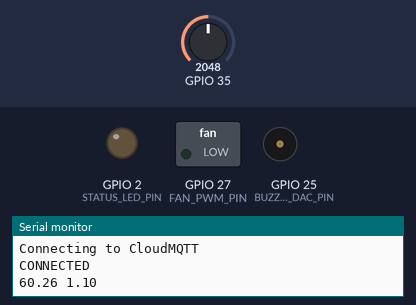
A sketch run on a simulated ESP32. Parts: switched loads named in the sketch (green lamp = pin HIGH), output pins drawn as LEDs (lit = HIGH), buzzer (waves = sounding, pin HIGH), the last lines printed to the serial monitor. The inputs (shaded band) are chosen by the test bench; at power-on: GPIO 35 = 2048. WiFi joins after 1.5 s; servers stay silent unless stated; no MQTT or app messages arrive unless stated.

Above: at 4.3 s.
4.4 s: GPIO 35 set to 1656
7.4 s: GPIO 35 set to 1531
At 7.9 s:
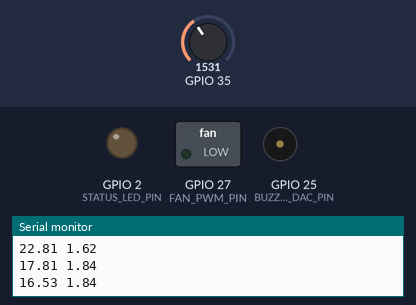
10.5 s: GPIO 35 set to 4095
At 11.57 s:
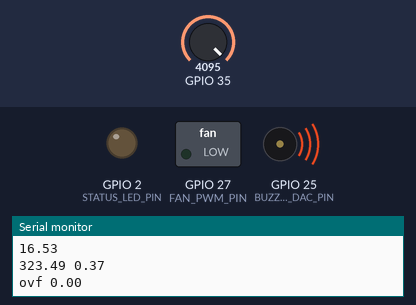
Timing chart, 0 to 20.5 s (numbered marks = the images above; inputs shaded):
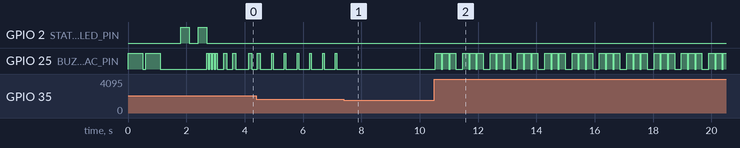

The sketch:

ESp32-Analog.ino
```cpp
#include <WiFi.h>
#include  <PubSubClient.h>
#include "gas.h"

#define FAN_PWM_PIN      27
#define BUZZER_DAC_PIN   25
#define STATUS_LED_PIN   2
#define MQTT_PUB_DELAY   (5*1000)

const char* ssid           = "Robi-IOT";
const char* password       = "R0b1IoT#";
const int   mqttPort       = 15755;
const char* mqttUser       = "ksnkwraf";
const char* mqttPassword   = "5zsEpwhhNpDF";
const char* mqttServer     = "m14.cloudmqtt.com";
const char* mqttClientID   = "9C6C03A4AE30";
const char* mqttPubTopic   = "GasMonitor/9C6C03A4AE30/Sensor/MQ/5";
const char* mqttSubTopic   = "GasMonitor/9C6C03A4AE30/cmd";

String mqttpayload         = "10000.000"; //ppm
unsigned long  Now         = 0;
unsigned long  Then        = 0;

WiFiClient                   espClient;
PubSubClient                 client(espClient);


//============forward declarations=============

void beep(int duty=100, int interval=200, int beepNumbers=2)
{
   for(int i=0; i<beepNumbers; i++)
   {
      digitalWrite(BUZZER_DAC_PIN, HIGH);
      delay(duty);
      digitalWrite(BUZZER_DAC_PIN, LOW);
      if(i==beepNumbers) break;
      delay(interval);
   }
}


//======================SETUP===========================
void setup()
{
  //===================================
  pinMode(AN_SENSOR_0,     INPUT);
  pinMode(BUZZER_DAC_PIN, OUTPUT);
  pinMode(FAN_PWM_PIN,    OUTPUT);
  pinMode(STATUS_LED_PIN, OUTPUT);

  Serial.begin(115200);
  Serial.println("\n\n\n\n___________________________\n");
  beep(500,100,2);
  //===================================

  connectWiFi();
  client.setServer(mqttServer, mqttPort);
  client.setCallback(callback);
}


void loop()
{
  //=========================
  getAvgGasLevel();
  Serial.print(MQ_LPG_PPM);
  Serial.print(" ");
  Serial.println(MQ_RS_R0);
  addPPMToPayload();
  if(MQ_LPG_PPM > MQ_LPG_LTH && MQ_LPG_PPM < MQ_LPG_ATH)
    beep(50, 200, 1);
  else if(MQ_LPG_PPM > MQ_LPG_ATH && MQ_LPG_PPM < MQ_LPG_CTH)
    beep(100, 200, 2);
  else if(MQ_LPG_PPM > MQ_LPG_CTH)
    beep(200, 50, 3);
  //=========================

  client.loop();
  while(!client.connected())
  {
    reconnect();
    client.subscribe(mqttSubTopic);
  }

  while (!client.connected())
  {
    reconnect();
  }

  //publish data here
  Now = millis();
  if(Now-Then > MQTT_PUB_DELAY)
  {
    mqttPublishPayload();
    Then = Now;
  }

}//==============EOF LOOP=======================


/**
 * mqttpublish()
 */

void mqttPublishPayload(void)
{
  Serial.println("Publishing...");
  while(!client.publish(mqttPubTopic, mqttpayload.c_str()))
    Serial.print('>');
  Serial.println(mqttpayload);
}


/**
 * ======connectWiFi()==========
 */
void connectWiFi()
{
    uint8_t blip = 0;
    WiFi.mode(WIFI_STA);
    WiFi.begin(ssid, password);
    Serial.println("WiFi Connecting..");
    while (WiFi.status() != WL_CONNECTED)
    {
      delay(300);
      Serial.print(".");
      digitalWrite(STATUS_LED_PIN, blip);
      blip = !blip;
    }
    Serial.println("CONNECTED!");
    Serial.print("IP: ");
    Serial.println(WiFi.localIP());
    digitalWrite(STATUS_LED_PIN, LOW);

    beep(50,50,2);
    beep(50,50,2);
}

/**
 * =======reconnect()=========
 */
void reconnect()
{
  uint8_t blip = 0;
  while (!client.connected())
  {
    Serial.println("\nConnecting to CloudMQTT");
    if(client.connect(mqttClientID, mqttUser, mqttPassword))
    {
      delay(10);
      Serial.println("CONNECTED");
      digitalWrite(STATUS_LED_PIN, LOW);
    }
    else
    {
      Serial.print("Failed!\nSTATE CODE = ");
      Serial.println(client.state());
      Serial.println(" Trying in 1 Sec");
      digitalWrite(STATUS_LED_PIN, blip);
      blip = !blip;
      delay(1000);
    }
  }
}

/**
 * =========callback===========
 */
void callback(char* topic, byte* payload, unsigned int length)
{
  Serial.print("Recieved:");
  Serial.println(topic);
  Serial.print("Value:");
  for (int i = 0; i < length; i++)
  {
    Serial.print((char)payload[i]);
  }
}

void addPPMToPayload(void)
{
  mqttpayload = String(MQ_LPG_PPM,2);
}
```

Measured:
- after the input at 7.4 s, GPIO 25 (BUZZER_DAC_PIN): stops changing and stays LOW
- after the input at 10.5 s, GPIO 25 (BUZZER_DAC_PIN): LOW → HIGH at once, then repeats every 0.94 s: 2 × (LOW 0.05 s, HIGH 0.20 s), LOW 0.24 s, HIGH 0.20 s
- by itself, GPIO 25 (BUZZER_DAC_PIN): alternates HIGH for 0.05 s and LOW for 0.39 s
